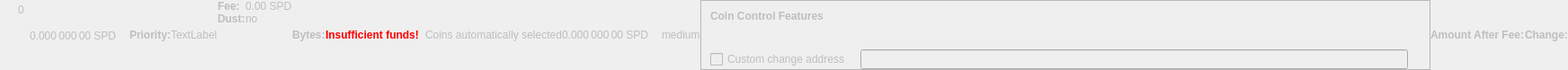
    <widget class="QWidget" name="dummyHideWidget" native="true">
     <property name="enabled">
      <bool>false</bool>
     </property>
     <property name="maximumSize">
      <size>
       <width>100</width>
       <height>22</height>
      </size>
     </property>
     <layout class="QHBoxLayout" name="dummyHideLayout">
      <property name="spacing">
       <number>0</number>
      </property>
      <property name="leftMargin">
       <number>0</number>
      </property>
      <property name="topMargin">
       <number>0</number>
      </property>
      <property name="rightMargin">
       <number>0</number>
      </property>
      <property name="bottomMargin">
       <number>0</number>
      </property>
      <item>
       <layout class="QFormLayout" name="formLayoutCoinControl1">
        <property name="horizontalSpacing">
         <number>10</number>
        </property>
        <property name="verticalSpacing">
         <number>14</number>
        </property>
        <property name="leftMargin">
         <number>10</number>
        </property>
        <property name="topMargin">
         <number>4</number>
        </property>
        <property name="rightMargin">
         <number>6</number>
        </property>
        <item row="0" column="1">
         <widget class="QLabel" name="labelCoinControlBytes">
          <property name="cursor">
           <cursorShape>IBeamCursor</cursorShape>
          </property>
          <property name="contextMenuPolicy">
           <enum>Qt::ActionsContextMenu</enum>
          </property>
          <property name="text">
           <string notr="true">0</string>
          </property>
          <property name="textInteractionFlags">
           <set>Qt::LinksAccessibleByMouse|Qt::TextSelectableByKeyboard|Qt::TextSelectableByMouse</set>
          </property>
         </widget>
        </item>
       </layout>
      </item>
      <item>
       <widget class="QLabel" name="labelCoinControlAfterFee">
        <property name="enabled">
         <bool>false</bool>
        </property>
        <property name="sizePolicy">
         <sizepolicy hsizetype="Fixed" vsizetype="Fixed">
          <horstretch>0</horstretch>
          <verstretch>0</verstretch>
         </sizepolicy>
        </property>
        <property name="minimumSize">
         <size>
          <width>111</width>
          <height>12</height>
         </size>
        </property>
        <property name="maximumSize">
         <size>
          <width>111</width>
          <height>12</height>
         </size>
        </property>
        <property name="cursor">
         <cursorShape>IBeamCursor</cursorShape>
        </property>
        <property name="contextMenuPolicy">
         <enum>Qt::ActionsContextMenu</enum>
        </property>
        <property name="text">
         <string notr="true">0.000 000 00 SPD</string>
        </property>
        <property name="textInteractionFlags">
         <set>Qt::LinksAccessibleByMouse|Qt::TextSelectableByKeyboard|Qt::TextSelectableByMouse</set>
        </property>
       </widget>
      </item>
      <item>
       <widget class="QLabel" name="labelCoinControlPriorityText">
        <property name="enabled">
         <bool>false</bool>
        </property>
        <property name="font">
         <font>
          <weight>75</weight>
          <bold>true</bold>
         </font>
        </property>
        <property name="text">
         <string>Priority:</string>
        </property>
       </widget>
      </item>
      <item>
       <layout class="QHBoxLayout" name="horizontalLayout">
        <item>
         <widget class="QLabel" name="WarningLabel">
          <property name="text">
           <string>TextLabel</string>
          </property>
         </widget>
        </item>
       </layout>
      </item>
      <item>
       <layout class="QFormLayout" name="formLayoutCoinControl3">
        <property name="horizontalSpacing">
         <number>0</number>
        </property>
        <property name="verticalSpacing">
         <number>0</number>
        </property>
        <property name="leftMargin">
         <number>0</number>
        </property>
        <property name="topMargin">
         <number>0</number>
        </property>
        <property name="rightMargin">
         <number>0</number>
        </property>
        <item row="0" column="0">
         <widget class="QLabel" name="labelCoinControlFeeText">
          <property name="enabled">
           <bool>false</bool>
          </property>
          <property name="font">
           <font>
            <weight>75</weight>
            <bold>true</bold>
           </font>
          </property>
          <property name="text">
           <string>Fee:</string>
          </property>
          <property name="margin">
           <number>0</number>
          </property>
         </widget>
        </item>
        <item row="0" column="1">
         <widget class="QLabel" name="labelCoinControlFee">
          <property name="enabled">
           <bool>false</bool>
          </property>
          <property name="cursor">
           <cursorShape>IBeamCursor</cursorShape>
          </property>
          <property name="contextMenuPolicy">
           <enum>Qt::ActionsContextMenu</enum>
          </property>
          <property name="text">
           <string notr="true">0.00 SPD</string>
          </property>
          <property name="textInteractionFlags">
           <set>Qt::LinksAccessibleByMouse|Qt::TextSelectableByKeyboard|Qt::TextSelectableByMouse</set>
          </property>
         </widget>
        </item>
        <item row="1" column="0">
         <widget class="QLabel" name="labelCoinControlLowOutputText">
          <property name="enabled">
           <bool>false</bool>
          </property>
          <property name="font">
           <font>
            <weight>75</weight>
            <bold>true</bold>
           </font>
          </property>
          <property name="text">
           <string>Dust:</string>
          </property>
         </widget>
        </item>
        <item row="1" column="1">
         <widget class="QLabel" name="labelCoinControlLowOutput">
          <property name="enabled">
           <bool>false</bool>
          </property>
          <property name="cursor">
           <cursorShape>IBeamCursor</cursorShape>
          </property>
          <property name="contextMenuPolicy">
           <enum>Qt::ActionsContextMenu</enum>
          </property>
          <property name="text">
           <string>no</string>
          </property>
          <property name="textInteractionFlags">
           <set>Qt::LinksAccessibleByMouse|Qt::TextSelectableByKeyboard|Qt::TextSelectableByMouse</set>
          </property>
         </widget>
        </item>
       </layout>
      </item>
      <item>
       <widget class="QLabel" name="labelCoinControlBytesText">
        <property name="enabled">
         <bool>false</bool>
        </property>
        <property name="font">
         <font>
          <weight>75</weight>
          <bold>true</bold>
         </font>
        </property>
        <property name="text">
         <string>Bytes:</string>
        </property>
       </widget>
      </item>
      <item>
       <layout class="QFormLayout" name="formLayoutCoinControl2">
        <property name="horizontalSpacing">
         <number>0</number>
        </property>
        <property name="verticalSpacing">
         <number>0</number>
        </property>
        <property name="leftMargin">
         <number>0</number>
        </property>
        <property name="topMargin">
         <number>0</number>
        </property>
        <property name="rightMargin">
         <number>0</number>
        </property>
       </layout>
      </item>
      <item>
       <layout class="QHBoxLayout" name="horizontalLayoutCoinControl2">
        <property name="spacing">
         <number>0</number>
        </property>
        <property name="bottomMargin">
         <number>0</number>
        </property>
       </layout>
      </item>
      <item>
       <widget class="QLabel" name="labelCoinControlInsuffFunds">
        <property name="enabled">
         <bool>false</bool>
        </property>
        <property name="minimumSize">
         <size>
          <width>0</width>
          <height>0</height>
         </size>
        </property>
        <property name="font">
         <font>
          <weight>75</weight>
          <bold>true</bold>
         </font>
        </property>
        <property name="styleSheet">
         <string notr="true">color:red;font-weight:bold;</string>
        </property>
        <property name="text">
         <string>Insufficient funds!</string>
        </property>
        <property name="margin">
         <number>5</number>
        </property>
       </widget>
      </item>
      <item>
       <layout class="QFormLayout" name="formLayoutCoinControl4">
        <property name="horizontalSpacing">
         <number>0</number>
        </property>
        <property name="verticalSpacing">
         <number>0</number>
        </property>
        <property name="leftMargin">
         <number>0</number>
        </property>
        <property name="topMargin">
         <number>0</number>
        </property>
        <property name="rightMargin">
         <number>0</number>
        </property>
       </layout>
      </item>
      <item>
       <widget class="QLabel" name="labelCoinControlChangeLabel">
        <property name="enabled">
         <bool>false</bool>
        </property>
        <property name="sizePolicy">
         <sizepolicy hsizetype="Preferred" vsizetype="Expanding">
          <horstretch>0</horstretch>
          <verstretch>0</verstretch>
         </sizepolicy>
        </property>
        <property name="minimumSize">
         <size>
          <width>0</width>
          <height>0</height>
         </size>
        </property>
        <property name="text">
         <string/>
        </property>
        <property name="margin">
         <number>3</number>
        </property>
       </widget>
      </item>
      <item>
       <widget class="QLabel" name="labelCoinControlAutomaticallySelected">
        <property name="enabled">
         <bool>false</bool>
        </property>
        <property name="sizePolicy">
         <sizepolicy hsizetype="Fixed" vsizetype="Fixed">
          <horstretch>0</horstretch>
          <verstretch>0</verstretch>
         </sizepolicy>
        </property>
        <property name="minimumSize">
         <size>
          <width>0</width>
          <height>0</height>
         </size>
        </property>
        <property name="maximumSize">
         <size>
          <width>240</width>
          <height>16777215</height>
         </size>
        </property>
        <property name="text">
         <string>Coins automatically selected</string>
        </property>
        <property name="margin">
         <number>5</number>
        </property>
       </widget>
      </item>
      <item>
       <widget class="QLabel" name="labelCoinControlChange">
        <property name="enabled">
         <bool>false</bool>
        </property>
        <property name="sizePolicy">
         <sizepolicy hsizetype="Fixed" vsizetype="Fixed">
          <horstretch>0</horstretch>
          <verstretch>0</verstretch>
         </sizepolicy>
        </property>
        <property name="minimumSize">
         <size>
          <width>111</width>
          <height>0</height>
         </size>
        </property>
        <property name="maximumSize">
         <size>
          <width>111</width>
          <height>16777215</height>
         </size>
        </property>
        <property name="cursor">
         <cursorShape>IBeamCursor</cursorShape>
        </property>
        <property name="contextMenuPolicy">
         <enum>Qt::ActionsContextMenu</enum>
        </property>
        <property name="text">
         <string notr="true">0.000 000 00 SPD</string>
        </property>
        <property name="textInteractionFlags">
         <set>Qt::LinksAccessibleByMouse|Qt::TextSelectableByKeyboard|Qt::TextSelectableByMouse</set>
        </property>
       </widget>
      </item>
      <item>
       <widget class="QLabel" name="labelCoinControlPriority">
        <property name="enabled">
         <bool>false</bool>
        </property>
        <property name="cursor">
         <cursorShape>IBeamCursor</cursorShape>
        </property>
        <property name="contextMenuPolicy">
         <enum>Qt::ActionsContextMenu</enum>
        </property>
        <property name="text">
         <string>medium</string>
        </property>
        <property name="textInteractionFlags">
         <set>Qt::LinksAccessibleByMouse|Qt::TextSelectableByKeyboard|Qt::TextSelectableByMouse</set>
        </property>
       </widget>
      </item>
      <item>
       <widget class="QFrame" name="frameCoinControl">
        <property name="sizePolicy">
         <sizepolicy hsizetype="Expanding" vsizetype="Expanding">
          <horstretch>0</horstretch>
          <verstretch>0</verstretch>
         </sizepolicy>
        </property>
        <property name="maximumSize">
         <size>
          <width>16777215</width>
          <height>16777215</height>
         </size>
        </property>
        <property name="frameShape">
         <enum>QFrame::StyledPanel</enum>
        </property>
        <property name="frameShadow">
         <enum>QFrame::Sunken</enum>
        </property>
        <layout class="QVBoxLayout" name="verticalLayoutCoinControl2_2">
         <property name="spacing">
          <number>0</number>
         </property>
         <property name="leftMargin">
          <number>0</number>
         </property>
         <property name="topMargin">
          <number>0</number>
         </property>
         <property name="rightMargin">
          <number>0</number>
         </property>
         <property name="bottomMargin">
          <number>0</number>
         </property>
         <item>
          <layout class="QVBoxLayout" name="verticalLayoutCoinControl" stretch="0,0,0,1">
           <property name="spacing">
            <number>0</number>
           </property>
           <property name="leftMargin">
            <number>10</number>
           </property>
           <property name="topMargin">
            <number>10</number>
           </property>
           <item>
            <layout class="QHBoxLayout" name="horizontalLayoutCoinControl1">
             <property name="bottomMargin">
              <number>15</number>
             </property>
             <item>
              <widget class="QLabel" name="labelCoinControlFeatures">
               <property name="enabled">
                <bool>false</bool>
               </property>
               <property name="sizePolicy">
                <sizepolicy hsizetype="Preferred" vsizetype="Maximum">
                 <horstretch>0</horstretch>
                 <verstretch>0</verstretch>
                </sizepolicy>
               </property>
               <property name="font">
                <font>
                 <weight>75</weight>
                 <bold>true</bold>
                </font>
               </property>
               <property name="styleSheet">
                <string notr="true">font-weight:bold;</string>
               </property>
               <property name="text">
                <string>Coin Control Features</string>
               </property>
              </widget>
             </item>
            </layout>
           </item>
           <item>
            <widget class="QWidget" name="widgetCoinControl" native="true">
             <property name="sizePolicy">
              <sizepolicy hsizetype="Preferred" vsizetype="Preferred">
               <horstretch>0</horstretch>
               <verstretch>0</verstretch>
              </sizepolicy>
             </property>
             <property name="minimumSize">
              <size>
               <width>0</width>
               <height>0</height>
              </size>
             </property>
             <property name="styleSheet">
              <string notr="true"/>
             </property>
             <layout class="QHBoxLayout" name="horizontalLayoutCoinControl5_2">
              <property name="leftMargin">
               <number>0</number>
              </property>
              <property name="topMargin">
               <number>0</number>
              </property>
              <property name="rightMargin">
               <number>0</number>
              </property>
              <property name="bottomMargin">
               <number>0</number>
              </property>
              <item>
               <layout class="QHBoxLayout" name="horizontalLayoutCoinControl3">
                <property name="spacing">
                 <number>20</number>
                </property>
                <property name="topMargin">
                 <number>0</number>
                </property>
                <property name="bottomMargin">
                 <number>10</number>
                </property>
               </layout>
              </item>
             </layout>
            </widget>
           </item>
           <item>
            <layout class="QHBoxLayout" name="horizontalLayoutCoinControl4" stretch="0,0,0">
             <property name="spacing">
              <number>12</number>
             </property>
             <property name="sizeConstraint">
              <enum>QLayout::SetDefaultConstraint</enum>
             </property>
             <property name="topMargin">
              <number>5</number>
             </property>
             <property name="rightMargin">
              <number>5</number>
             </property>
             <item>
              <widget class="QCheckBox" name="checkBoxCoinControlChange">
               <property name="enabled">
                <bool>false</bool>
               </property>
               <property name="toolTip">
                <string>If this is activated, but the change address is empty or invalid, change will be sent to a newly generated address.</string>
               </property>
               <property name="text">
                <string>Custom change address</string>
               </property>
              </widget>
             </item>
             <item>
              <widget class="QValidatedLineEdit" name="lineEditCoinControlChange">
               <property name="enabled">
                <bool>false</bool>
               </property>
               <property name="sizePolicy">
                <sizepolicy hsizetype="Expanding" vsizetype="Fixed">
                 <horstretch>0</horstretch>
                 <verstretch>0</verstretch>
                </sizepolicy>
               </property>
              </widget>
             </item>
             <item>
              <widget class="QLabel" name="labelCoinControlChangeLabel_2">
               <property name="sizePolicy">
                <sizepolicy hsizetype="Preferred" vsizetype="Expanding">
                 <horstretch>0</horstretch>
                 <verstretch>0</verstretch>
                </sizepolicy>
               </property>
               <property name="minimumSize">
                <size>
                 <width>0</width>
                 <height>0</height>
                </size>
               </property>
               <property name="text">
                <string/>
               </property>
               <property name="margin">
                <number>3</number>
               </property>
              </widget>
             </item>
            </layout>
           </item>
           <item>
            <spacer name="verticalSpacerCoinControl">
             <property name="orientation">
              <enum>Qt::Vertical</enum>
             </property>
             <property name="sizeHint" stdset="0">
              <size>
               <width>800</width>
               <height>1</height>
              </size>
             </property>
            </spacer>
           </item>
          </layout>
         </item>
        </layout>
       </widget>
      </item>
      <item>
       <widget class="QLabel" name="labelCoinControlAfterFeeText">
        <property name="enabled">
         <bool>false</bool>
        </property>
        <property name="minimumSize">
         <size>
          <width>0</width>
          <height>0</height>
         </size>
        </property>
        <property name="maximumSize">
         <size>
          <width>16777215</width>
          <height>16777215</height>
         </size>
        </property>
        <property name="font">
         <font>
          <weight>75</weight>
          <bold>true</bold>
         </font>
        </property>
        <property name="text">
         <string>Amount After Fee:</string>
        </property>
        <property name="alignment">
         <set>Qt::AlignLeading|Qt::AlignLeft|Qt::AlignVCenter</set>
        </property>
        <property name="margin">
         <number>0</number>
        </property>
       </widget>
      </item>
      <item>
       <widget class="QLabel" name="labelCoinControlChangeText">
        <property name="enabled">
         <bool>false</bool>
        </property>
        <property name="sizePolicy">
         <sizepolicy hsizetype="Preferred" vsizetype="Preferred">
          <horstretch>0</horstretch>
          <verstretch>0</verstretch>
         </sizepolicy>
        </property>
        <property name="minimumSize">
         <size>
          <width>0</width>
          <height>0</height>
         </size>
        </property>
        <property name="maximumSize">
         <size>
          <width>16777215</width>
          <height>16777215</height>
         </size>
        </property>
        <property name="font">
         <font>
          <weight>75</weight>
          <bold>true</bold>
         </font>
        </property>
        <property name="text">
         <string>Change:</string>
        </property>
        <property name="alignment">
         <set>Qt::AlignLeading|Qt::AlignLeft|Qt::AlignVCenter</set>
        </property>
       </widget>
      </item>
     </layout>
    </widget>
